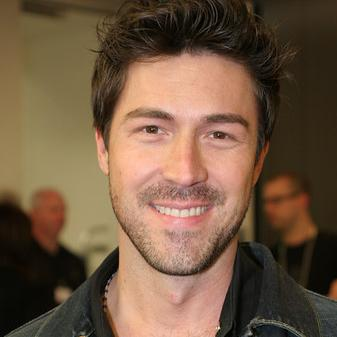
#> input picture test_images/01.jpg, 337 x 337 px
$ python -i face_recognition.py   (imports and definitions only)
#> lines starting #> are read from the running program, lines starting #| are printed output that depends on the picture
import numpy as np
import pandas as pd
import sklearn
import pickle
import matplotlib.pyplot as plt
import cv2 as cv

# Load all models
haar = cv.CascadeClassifier('./model/haarcascade_frontalface_default.xml') # cascade classifier
# [2 lines not run here, left out]
# [1 line that did not run here, left out]
# [1 line that did not run here, left out]


def faceRecognitionPipeline(filename,path=True):
#> called with filename = '../test_images/01.jpg', path = True
    if path:
        #step 1 = read image

        img = cv.imread(filename) #bgr
#> img is the input picture: shape (337, 337, 3); mean B, G, R 66.5, 88.4, 113.6

    else:
        img = filename#array


    # step-02: convert into gray scale
    gray_img = cv.cvtColor(img,cv.COLOR_BGR2GRAY)
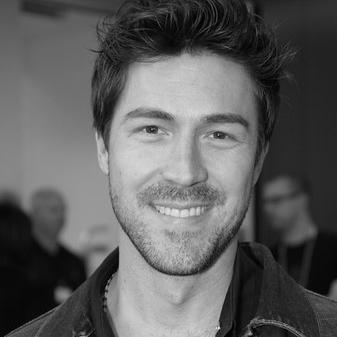
#> gray_img: shape (337, 337); min 0, max 233, mean 93.5


    # step-03: crop the face (using haar cascase classifier)

    faces = haar.detectMultiScale(gray_img,1.5,3)
#> faces = [[92, 58, 182, 182]]
    #now the classfier predicts and gives matrix
    predictions = []
    for x,y,w,h in faces:
        r=cv.rectangle(img,(x,y),(x+w,y+h),(0,255,0),(3),(1))
        roi = gray_img[y:y+h,x:x+w]
        # step-04: normalization (0-1)
        roi_n = roi/255.0

        # step-05: resize images (100,100)
        if roi_n.shape[1] > 100 :
            roi_resize = cv.resize(roi_n,(100,100),cv.INTER_AREA)
        else:
            roi_resize = cv.resize(roi_n,(100,100),cv.INTER_CUBIC)

        # step-06: Flattening (1x10000)
        roi_reshape = roi_resize.reshape(1,10000)
        # step-07: subtract with mean
        roi_mean = roi_reshape-mean_face_arr #subtract face with  mean
        # step-08: get eigen image (apply roi_mean to pca)
        eigen_image = model_pca.transform(roi_mean)
        # step-09 Eigen Image for Visualization
        eig_img  = model_pca.inverse_transform(eigen_image)
        # step-10: pass to ml model (svm) and get predictions
        results = model_svm.predict(eigen_image)
        prob_score = model_svm.predict_proba(eigen_image)
        prob_score_max = prob_score.max()
        # step-11: generate report
        text = "%s : %d"%(results[0],prob_score_max*100)
        #defining color based on results
        if results[0] == 'male':
            color = (255,255,0)
        else:
            color = (255,0,255)

        cv.rectangle(img,(x,y),(x+w,y+h),(color),2)
        cv.rectangle(img,(x,y-40),(x+w,y),(color),-1)
        cv.putText(img,text,(x,y),cv.FONT_HERSHEY_PLAIN,3,(255,255,255),5)
        output = {
            'roi':roi,
            'eig_img':eig_img,
            'prediction_name':results[0],
            'score':prob_score_max
        }
        predictions.append(output)
#> this loop made 1 pass
#> pass 1, in faceRecognitionPipeline, `r=cv.rectangle(img,(x,y),(x+w,y+h),(0,255,0),(3),(1))`:
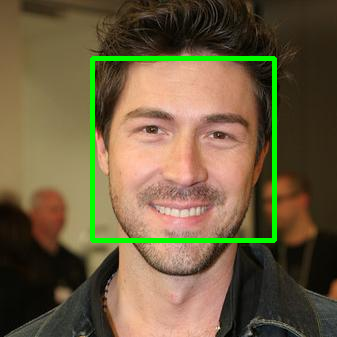
#> r: shape (337, 337, 3); mean B, G, R 64.5, 93.7, 110
#> pass 1, in faceRecognitionPipeline, `roi = gray_img[y:y+h,x:x+w]`:
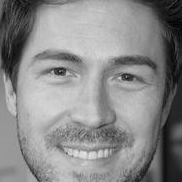
#> roi: shape (182, 182); min 1, max 230, mean 137.2
#> pass 1, in faceRecognitionPipeline, `roi_resize = cv.resize(roi_n,(100,100),cv.INTER_AREA)`:
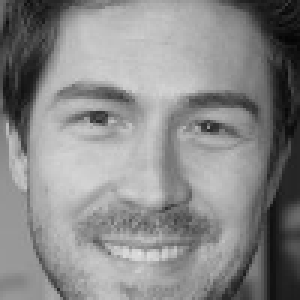
#> roi_resize: shape (100, 100) float64 (shown 3 times larger); min 0.0179, max 0.891, mean 0.538
#> after the loop, predictions = []

    return img,predictions

#> (the run stopped early here; a loop or call above may not have finished)

$ run again, on test_images/02.jpg
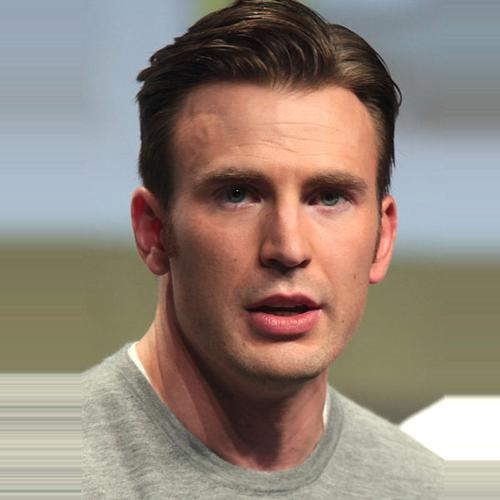
#> input picture test_images/02.jpg, 500 x 500 px
#> in faceRecognitionPipeline, img is the input picture: shape (500, 500, 3); mean B, G, R 122.1, 132.9, 146.2
#> in faceRecognitionPipeline, `gray_img = cv.cvtColor(img,cv.COLOR_BGR2GRAY)`:
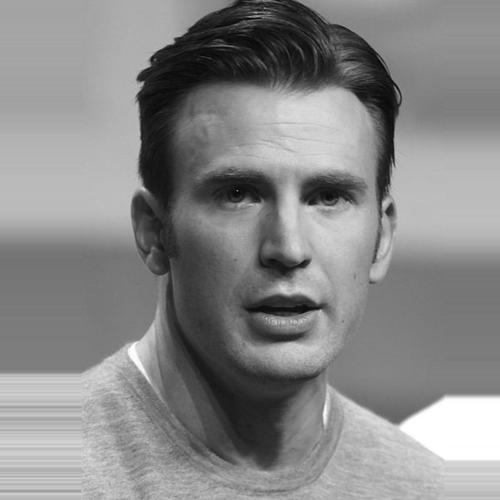
#> gray_img: shape (500, 500); min 1, max 255, mean 135.6
#> faces = [[149, 90, 273, 273]]
#> the loop in faceRecognitionPipeline, `for x,y,w,h in faces:` made 1 pass
#> pass 1, in faceRecognitionPipeline, `roi = gray_img[y:y+h,x:x+w]`:
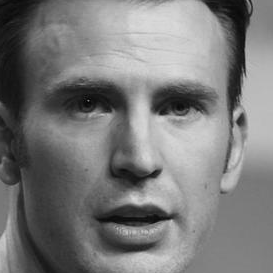
#> roi: shape (273, 273); min 1, max 219, mean 122.4
#> after the loop in faceRecognitionPipeline, `for x,y,w,h in faces:`: predictions = []

$ run again, on test_images/03.jpg
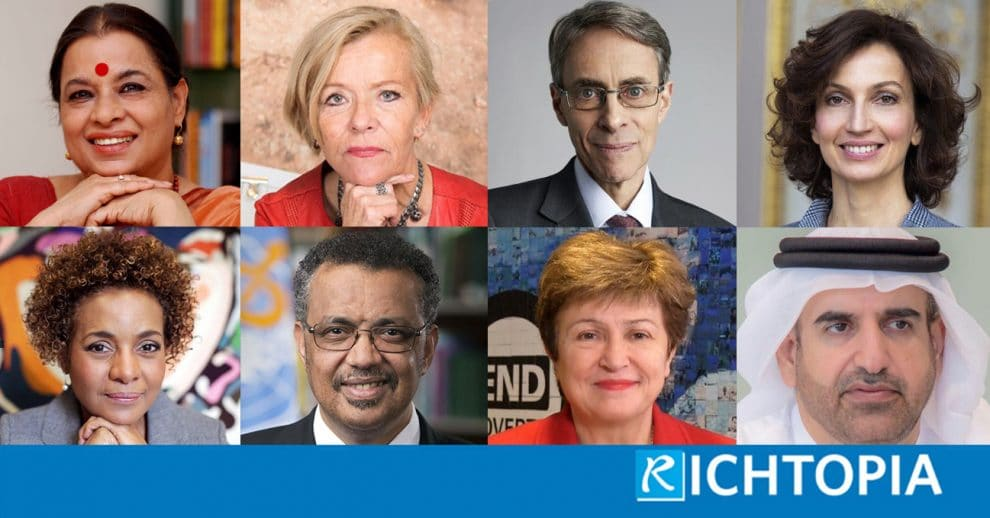
#> input picture test_images/03.jpg, 990 x 518 px
#> in faceRecognitionPipeline, img is the input picture: shape (518, 990, 3); mean B, G, R 125.6, 124.7, 132.8
#> in faceRecognitionPipeline, `gray_img = cv.cvtColor(img,cv.COLOR_BGR2GRAY)`:
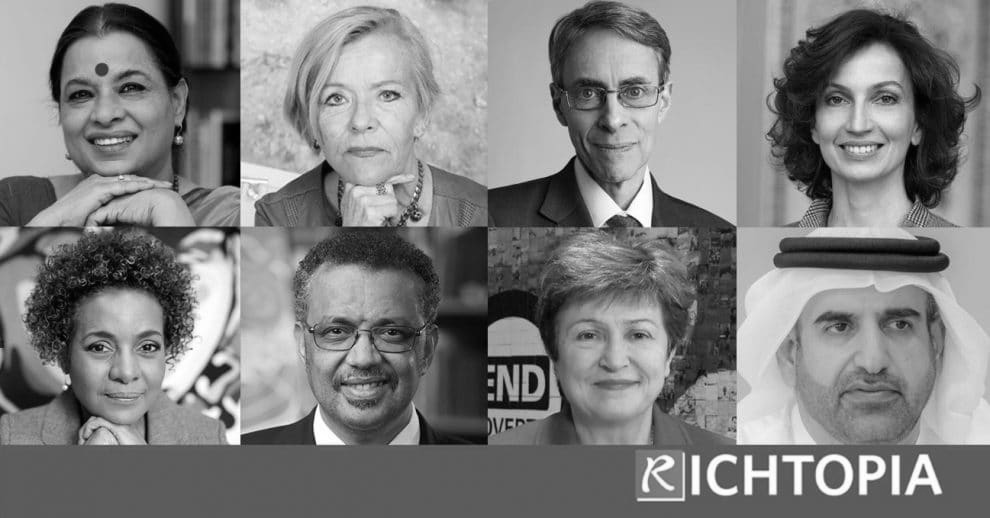
#> gray_img: shape (518, 990); min 0, max 255, mean 127.2
#> faces = [[46, 44, 122, 122], [553, 44, 122, 122], [304, 52, 122, 122], [804, 53, 122, 122], [558, 289, 122, 122], [64, 297, 122, 122], [778, 255, 182, 182], [275, 261, 182, 182]]
#> the loop in faceRecognitionPipeline, `for x,y,w,h in faces:` made 1 pass
#> pass 1, in faceRecognitionPipeline, `roi_resize = cv.resize(roi_n,(100,100),cv.INTER_AREA)`:
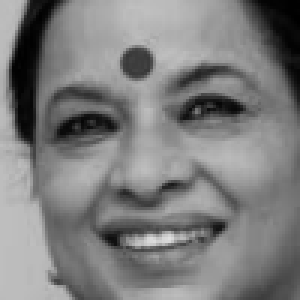
#> roi_resize: shape (100, 100) float64 (shown 3 times larger); min 0, max 0.881, mean 0.493
#> after the loop in faceRecognitionPipeline, `for x,y,w,h in faces:`: predictions = []
